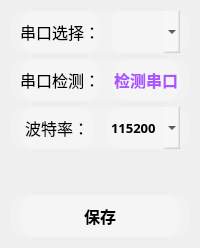
           <widget class="QWidget" name="tab_3">
            <attribute name="title">
             <string>配置</string>
            </attribute>
            <layout class="QGridLayout" name="gridLayout_2">
             <item row="2" column="0">
              <widget class="QFrame" name="frame_18">
               <property name="minimumSize">
                <size>
                 <width>0</width>
                 <height>42</height>
                </size>
               </property>
               <property name="styleSheet">
                <string notr="true">border-radius:16px ;
background-color: rgba(255, 255, 255, 51);</string>
               </property>
               <property name="frameShape">
                <enum>QFrame::StyledPanel</enum>
               </property>
               <property name="frameShadow">
                <enum>QFrame::Raised</enum>
               </property>
               <layout class="QHBoxLayout" name="horizontalLayout_13" stretch="0,0">
                <property name="spacing">
                 <number>12</number>
                </property>
                <property name="topMargin">
                 <number>0</number>
                </property>
                <property name="bottomMargin">
                 <number>0</number>
                </property>
                <item>
                 <widget class="QLabel" name="s1__lb_4">
                  <property name="maximumSize">
                   <size>
                    <width>120</width>
                    <height>16777215</height>
                   </size>
                  </property>
                  <property name="font">
                   <font>
                    <family>微软雅黑</family>
                    <pointsize>12</pointsize>
                    <weight>50</weight>
                    <bold>false</bold>
                   </font>
                  </property>
                  <property name="text">
                   <string>串口检测：</string>
                  </property>
                  <property name="alignment">
                   <set>Qt::AlignCenter</set>
                  </property>
                 </widget>
                </item>
                <item>
                 <widget class="QPushButton" name="check">
                  <property name="sizePolicy">
                   <sizepolicy hsizetype="Preferred" vsizetype="Preferred">
                    <horstretch>0</horstretch>
                    <verstretch>0</verstretch>
                   </sizepolicy>
                  </property>
                  <property name="font">
                   <font>
                    <family>微软雅黑</family>
                    <pointsize>12</pointsize>
                    <weight>75</weight>
                    <bold>true</bold>
                   </font>
                  </property>
                  <property name="styleSheet">
                   <string notr="true">color:rgb(170, 85, 255)</string>
                  </property>
                  <property name="text">
                   <string>检测串口</string>
                  </property>
                  <property name="autoRepeatInterval">
                   <number>100</number>
                  </property>
                  <property name="default">
                   <bool>true</bool>
                  </property>
                 </widget>
                </item>
               </layout>
              </widget>
             </item>
             <item row="5" column="0">
              <spacer name="verticalSpacer_7">
               <property name="orientation">
                <enum>Qt::Vertical</enum>
               </property>
               <property name="sizeHint" stdset="0">
                <size>
                 <width>20</width>
                 <height>40</height>
                </size>
               </property>
              </spacer>
             </item>
             <item row="0" column="0">
              <widget class="QFrame" name="frame_17">
               <property name="minimumSize">
                <size>
                 <width>0</width>
                 <height>42</height>
                </size>
               </property>
               <property name="styleSheet">
                <string notr="true">border-radius:16px ;
background-color: rgba(255, 255, 255, 51);</string>
               </property>
               <property name="frameShape">
                <enum>QFrame::StyledPanel</enum>
               </property>
               <property name="frameShadow">
                <enum>QFrame::Raised</enum>
               </property>
               <layout class="QHBoxLayout" name="horizontalLayout_10" stretch="0,0">
                <property name="spacing">
                 <number>12</number>
                </property>
                <property name="topMargin">
                 <number>0</number>
                </property>
                <property name="bottomMargin">
                 <number>0</number>
                </property>
                <item>
                 <widget class="QLabel" name="s1__lb_2">
                  <property name="sizePolicy">
                   <sizepolicy hsizetype="Preferred" vsizetype="Preferred">
                    <horstretch>0</horstretch>
                    <verstretch>0</verstretch>
                   </sizepolicy>
                  </property>
                  <property name="maximumSize">
                   <size>
                    <width>120</width>
                    <height>16777215</height>
                   </size>
                  </property>
                  <property name="font">
                   <font>
                    <family>微软雅黑</family>
                    <pointsize>12</pointsize>
                    <weight>50</weight>
                    <bold>false</bold>
                   </font>
                  </property>
                  <property name="text">
                   <string>串口选择：</string>
                  </property>
                  <property name="alignment">
                   <set>Qt::AlignCenter</set>
                  </property>
                 </widget>
                </item>
                <item>
                 <widget class="QComboBox" name="com">
                  <property name="sizePolicy">
                   <sizepolicy hsizetype="Preferred" vsizetype="Preferred">
                    <horstretch>0</horstretch>
                    <verstretch>0</verstretch>
                   </sizepolicy>
                  </property>
                  <property name="minimumSize">
                   <size>
                    <width>0</width>
                    <height>30</height>
                   </size>
                  </property>
                  <property name="styleSheet">
                   <string notr="true">border-radius:10px ;</string>
                  </property>
                 </widget>
                </item>
               </layout>
              </widget>
             </item>
             <item row="3" column="0">
              <widget class="QFrame" name="frame_21">
               <property name="minimumSize">
                <size>
                 <width>0</width>
                 <height>42</height>
                </size>
               </property>
               <property name="styleSheet">
                <string notr="true">border-radius:16px ;
background-color: rgba(255, 255, 255, 51);</string>
               </property>
               <property name="frameShape">
                <enum>QFrame::StyledPanel</enum>
               </property>
               <property name="frameShadow">
                <enum>QFrame::Raised</enum>
               </property>
               <layout class="QHBoxLayout" name="horizontalLayout_16" stretch="0,0">
                <property name="spacing">
                 <number>12</number>
                </property>
                <property name="topMargin">
                 <number>0</number>
                </property>
                <property name="bottomMargin">
                 <number>0</number>
                </property>
                <item>
                 <widget class="QLabel" name="s1__lb_5">
                  <property name="maximumSize">
                   <size>
                    <width>120</width>
                    <height>16777215</height>
                   </size>
                  </property>
                  <property name="font">
                   <font>
                    <family>微软雅黑</family>
                    <pointsize>12</pointsize>
                    <weight>50</weight>
                    <bold>false</bold>
                   </font>
                  </property>
                  <property name="styleSheet">
                   <string notr="true"/>
                  </property>
                  <property name="text">
                   <string>波特率：</string>
                  </property>
                  <property name="alignment">
                   <set>Qt::AlignCenter</set>
                  </property>
                 </widget>
                </item>
                <item>
                 <widget class="QComboBox" name="bound">
                  <property name="sizePolicy">
                   <sizepolicy hsizetype="Preferred" vsizetype="Preferred">
                    <horstretch>0</horstretch>
                    <verstretch>0</verstretch>
                   </sizepolicy>
                  </property>
                  <property name="minimumSize">
                   <size>
                    <width>0</width>
                    <height>30</height>
                   </size>
                  </property>
                  <property name="font">
                   <font>
                    <family>微软雅黑</family>
                    <pointsize>10</pointsize>
                    <weight>75</weight>
                    <bold>true</bold>
                   </font>
                  </property>
                  <property name="editable">
                   <bool>false</bool>
                  </property>
                  <property name="insertPolicy">
                   <enum>QComboBox::InsertAlphabetically</enum>
                  </property>
                  <property name="frame">
                   <bool>false</bool>
                  </property>
                  <item>
                   <property name="text">
                    <string>115200</string>
                   </property>
                  </item>
                  <item>
                   <property name="text">
                    <string>2400</string>
                   </property>
                  </item>
                  <item>
                   <property name="text">
                    <string>4800</string>
                   </property>
                  </item>
                  <item>
                   <property name="text">
                    <string>9600</string>
                   </property>
                  </item>
                  <item>
                   <property name="text">
                    <string>14400</string>
                   </property>
                  </item>
                  <item>
                   <property name="text">
                    <string>19200</string>
                   </property>
                  </item>
                  <item>
                   <property name="text">
                    <string>38400</string>
                   </property>
                  </item>
                  <item>
                   <property name="text">
                    <string>57600</string>
                   </property>
                  </item>
                  <item>
                   <property name="text">
                    <string>76800</string>
                   </property>
                  </item>
                  <item>
                   <property name="text">
                    <string>12800</string>
                   </property>
                  </item>
                  <item>
                   <property name="text">
                    <string>230400</string>
                   </property>
                  </item>
                  <item>
                   <property name="text">
                    <string>460800</string>
                   </property>
                  </item>
                 </widget>
                </item>
               </layout>
              </widget>
             </item>
             <item row="11" column="0">
              <widget class="QFrame" name="frame_22">
               <property name="minimumSize">
                <size>
                 <width>0</width>
                 <height>42</height>
                </size>
               </property>
               <property name="styleSheet">
                <string notr="true">border-radius:16px ;
background-color: rgba(255, 255, 255, 51);</string>
               </property>
               <property name="frameShape">
                <enum>QFrame::StyledPanel</enum>
               </property>
               <property name="frameShadow">
                <enum>QFrame::Raised</enum>
               </property>
               <layout class="QHBoxLayout" name="horizontalLayout_17" stretch="0">
                <property name="spacing">
                 <number>12</number>
                </property>
                <property name="topMargin">
                 <number>0</number>
                </property>
                <property name="bottomMargin">
                 <number>0</number>
                </property>
                <item>
                 <widget class="QPushButton" name="save_button">
                  <property name="sizePolicy">
                   <sizepolicy hsizetype="Preferred" vsizetype="Preferred">
                    <horstretch>0</horstretch>
                    <verstretch>0</verstretch>
                   </sizepolicy>
                  </property>
                  <property name="font">
                   <font>
                    <family>微软雅黑</family>
                    <pointsize>12</pointsize>
                    <weight>75</weight>
                    <bold>true</bold>
                   </font>
                  </property>
                  <property name="text">
                   <string>保存</string>
                  </property>
                 </widget>
                </item>
               </layout>
              </widget>
             </item>
            </layout>
           </widget>
